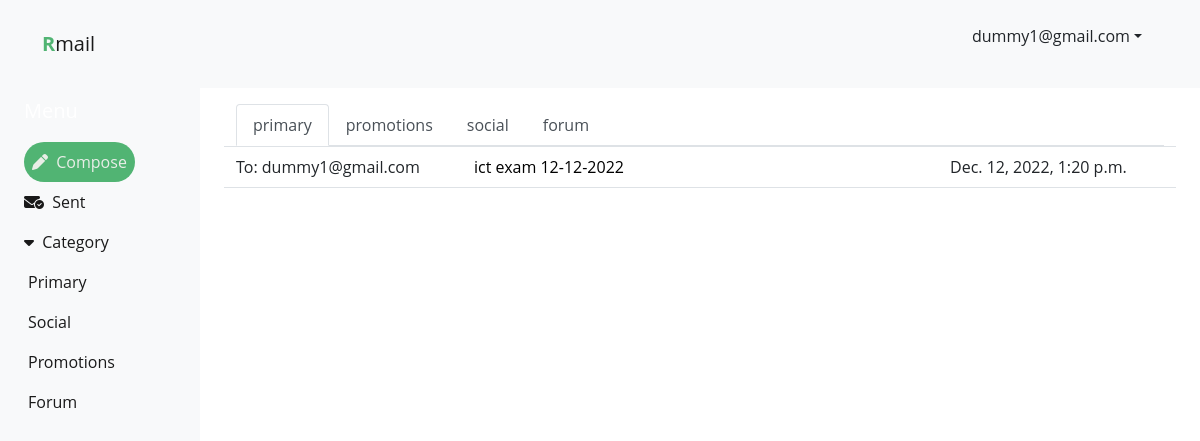
The page /rmail/ (signed in) on the database its author committed.
### App_Login/models.py (models this page shows, shortened)
class User(AbstractBaseUser, PermissionsMixin):
    email = models.EmailField(unique=True, null= False)
    is_staff = models.BooleanField(
        ugettext_lazy('staff status'),
        default = False,
        help_text = ugettext_lazy('Designates whether the user can log in this site')
    )
    is_active = models.BooleanField(
        ugettext_lazy('active'),
        default=True,
        help_text=ugettext_lazy('Designate whether this user should be treated as active. Unselect this instead of deleting accounts')
    )
    USERNAME_FIELD = 'email'
    objects = MyUserManager()
    def __str__(self):
        return self.email

### App_Email/models.py (models this page shows)
class Email(models.Model):
    sender = models.ForeignKey(User, on_delete=models.CASCADE, related_name='sender')
    receiver = models.ForeignKey(User, on_delete=models.CASCADE, related_name='receiver')
    subject = models.TextField(max_length=50, blank=False, null=False)
    message = models.TextField(blank=False, null=False)
    category = models.TextField(blank=False, null=False)
    upload_date = models.DateTimeField(auto_now_add=True)
    class Meta:
        ordering = ['-upload_date', ]

### App_Email/views.py (the view)
# urls.py: path('', views.homeView, name='home'),
@login_required
def homeView(request):
    primary = Email.objects.filter(receiver=request.user, category='primary')
    social = Email.objects.filter(receiver=request.user, category='social')
    promotions = Email.objects.filter(receiver=request.user, category='promotions')
    forum = Email.objects.filter(receiver=request.user, category='forum')
    return render(request, 'homeView.html', context={'title':'home','forum': forum, 'promotions': promotions,
                            'social':social, 'primary':primary})

### templates/homeView.html (shortened to what this page needs)
{% extends 'base.html' %}
{% block body_block %}
{% load crispy_forms_tags %}
<div>
    <section class="Part_Req_tab_section big_section_cmn">
        <div class="container-fluid">
            <div class="tab_content_area">
                <ul class="nav nav-tabs custom_tab_menu" id="myTab" role="tablist">
                    <li class="nav-item" role="presentation">
                        <button class="nav-link active" style="color: #495057;" id="home_1-tab" data-bs-toggle="tab"
                            data-bs-target="#home_1" type="button" role="tab" aria-controls="home_1"
                            aria-selected="true">primary
                            </button>
                    </li>
                    <li class="nav-item" role="presentation">
                        <button class="nav-link" style="color: #495057;" id="home-tab" data-bs-toggle="tab" data-bs-target="#home"
                            type="button" role="tab" aria-controls="home" aria-selected="false">promotions
                            </button>
                    </li>
                    <li class="nav-item" role="presentation">
                        <button class="nav-link" style="color: #495057;" id="profile-tab" data-bs-toggle="tab"
                            data-bs-target="#profile" type="button" role="tab" aria-controls="profile"
                            aria-selected="false">social
                            </button>
                    </li>
                    <li class="nav-item" role="presentation">
                        <button class="nav-link" style="color: #495057;" id="contact-tab" data-bs-toggle="tab"
                            data-bs-target="#contact" type="button" role="tab" aria-controls="contact"
                            aria-selected="false">forum
                            </button>
                    </li>
                </ul>
                <div class="tab-content" id="myTabContent">
                    <div class="tab-pane fade active show  cmn_for_tab_content" id="home_1" role="tabpanel"
                        aria-labelledby="home-tab">
                        <div class="tab_2_start">
                            {% if primary|length == 0 %}
                                <h5>No email</h5>
                            {% else %}
                                {% for em in primary %}
                                    <div class="row border-top border-bottom py-2">
                                        <div class="col-3">
                                            To: {{em.receiver}}
                                        </div>
                                        <div class="col-6 listSubject">
                                            <a href="{% url 'App_Email:emailDetail' py=em.pk%}" style="color: black;">{{em.subject}}</a>
                                        </div>
                                        <div class="col-3">
                                            {{em.upload_date}}
                                        </div>
                                    </div>
                                {% endfor %}
                            {% endif %}
                        </div>
                    </div>
                </div>
            </div>
        </div>
    </section>
</div>
{% endblock %}

### templates/base.html (shortened to what this page needs)
{% load static %}
<!DOCTYPE html>
<html lang="en">
<head>
    <link href="https://cdn.jsdelivr.net/npm/bootstrap@5.0.2/dist/css/bootstrap.min.css" rel="stylesheet">
    <link rel="stylesheet" href="https://cdnjs.cloudflare.com/ajax/libs/font-awesome/6.1.1/css/all.min.css"
 />
</head>
<body>
  <nav class="navbar navbar-expand-lg navbar-light bg-light">
    <div class="container">
      <a class="navbar-brand" href="{% url 'App_Email:home'%}">
        <span class="fw-bold" style="color: #51B473;">R</span>mail
      </a>
      <div class="collapse navbar-collapse" id="navbarTogglerDemo02">
        <ul>
        {% if request.user.is_authenticated %}
          <div class="dropdown">
              <a href="#" class="d-flex align-items-center justify-content-center p-3 link-dark text-decoration-none dropdown-toggle" id="dropdownUser3" data-bs-toggle="dropdown" aria-expanded="false">
                {{request.user}}
              </a>
          </div>
          {% endif %}
        </ul>
      </div>
    </div>
  </nav>
  <div class="container-fluid">
    <div class="row flex-nowrap">
        <div class="col-auto col-md-3 col-xl-2 px-sm-2 px-0 bg-light">
            <div class="d-flex flex-column align-items-center align-items-sm-start px-3 pt-2 text-white min-vh-100">
                <a href="/" class="d-flex align-items-center pb-3 mb-md-0 me-md-auto text-white text-decoration-none">
                    <span class="fs-5 d-none d-sm-inline">Menu</span>
                </a>
                <ul class="nav nav-pills flex-column mb-sm-auto mb-0 align-items-center align-items-sm-start" id="menu">
                    <li class="nav-item rounded-pill px-2" style="background-color: #51B473;">
                      <a href="{% url 'App_Email:emailCreate'%}" class="nav-link align-middle px-0" style="color: rgba(250, 244, 244, 0.9);">
                        <i class="fa-solid fa-pen"></i> <span class="ms-1 d-none d-sm-inline">Compose</span>
                      </a>
                  </li>
                    <li class="nav-item">
                      <a href="{% url 'App_Email:emailSent'%}" class="nav-link align-middle px-0" style="color: rgba(0,0,0,.9);">
                        <i class="fa-solid fa-envelope-circle-check"></i> <span class="ms-1 d-none d-sm-inline">Sent</span>
                      </a>
                  </li>
                    <li>
                        <a href="#submenu1" data-bs-toggle="collapse" class="nav-link px-0 align-middle" style="color: rgba(0,0,0,.9);">
                          <i class="fa-solid fa-caret-down"></i> <span class="ms-1 d-none d-sm-inline">Category</span> </a>
                        <ul class="collapse show nav flex-column ms-1" id="submenu1" data-bs-parent="#menu">
                            <li class="w-100">
                                <a href="{% url 'App_Email:emailDetail' slug='primary'%}" class="nav-link px-0" style="color: rgba(0,0,0,.9);"> <span class="d-none d-sm-inline">Primary</span></a>
                            </li>
                            <li>
                                <a href="{% url 'App_Email:emailDetail' slug='social'%}" class="nav-link px-0" style="color: rgba(0,0,0,.9);"> <span class="d-none d-sm-inline">Social</span></a>
                            </li>
                            <li>
                              <a href="{% url 'App_Email:emailDetail' slug='promotions'%}" class="nav-link px-0" style="color: rgba(0,0,0,.9);"> <span class="d-none d-sm-inline">Promotions</span></a>
                          </li>
                          <li>
                            <a href="{% url 'App_Email:emailDetail' slug='forum'%}" class="nav-link px-0" style="color: rgba(0,0,0,.9);"> <span class="d-none d-sm-inline">Forum</span></a>
                        </li>
                        </ul>
                    </li>
                </ul>
            </div>
        </div>
        <div class="col py-3">
            {% block body_block %} {% endblock %}
        </div>
    </div>
</div>
</body>
</html>

### templates/base.html (style rules this page uses)
* { margin: 0; padding: 0; font-family: 'Open Sans', sans-serif; box-sizing: border-box; }

### templates/homeView.html (style rules this page uses)
.listSubject>a:link { text-decoration: none; }

### rows shown on the page
User: user "dummy1@gmail.com"
Email: receiver "dummy1@gmail.com", subject "ict exam 12-12-2022", upload_date "Dec. 12, 2022, 1:20 p.m."
